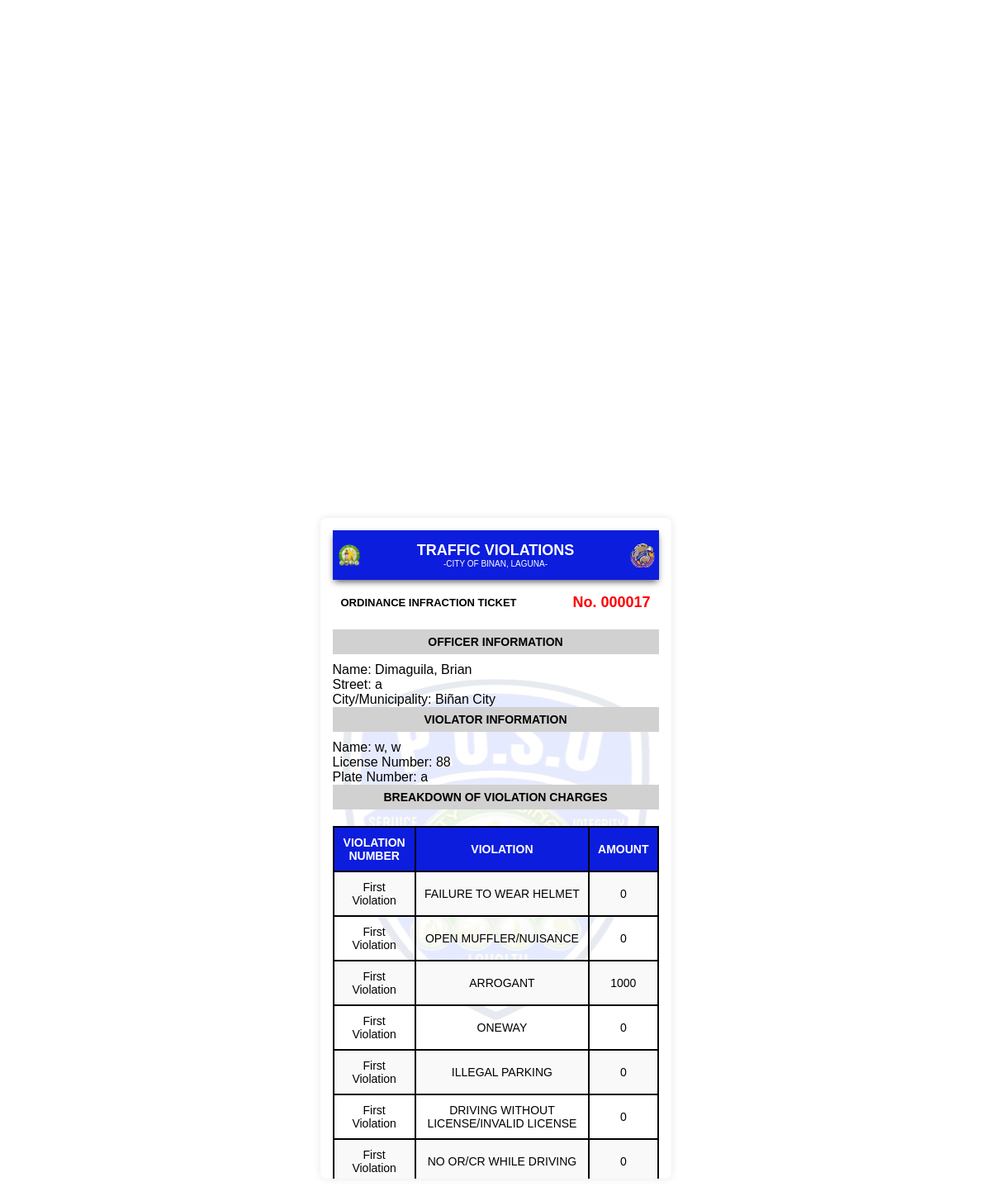
Page /poso.tix/receipt.php?ticket_number=000017 on the committed database.
### tables this page shows
CREATE TABLE `discount` (
  `ticket_number` varchar(6) NOT NULL,
  `license` varchar(50) DEFAULT NULL,
  `first_name` varchar(255) DEFAULT NULL,
  `last_name` varchar(255) DEFAULT NULL,
  `FTWH` int(10) DEFAULT 0,
  `OMN` int(10) DEFAULT 0,
  `ARG` int(10) DEFAULT 0,
  `ONEWAY` int(10) DEFAULT 0,
  `ILP` int(10) DEFAULT 0,
  `DWL` int(10) DEFAULT 0,
  `NORCR` int(10) DEFAULT 0,
  `DUV` int(10) DEFAULT 0,
  `UMV` int(10) DEFAULT 0,
  `OBS` int(10) DEFAULT 0,
  `DTS` int(10) DEFAULT 0,
  `DTO` int(10) DEFAULT 0,
  `TRB` int(10) DEFAULT 0,
  `STV` int(10) DEFAULT 0,
  `RCD` int(10) DEFAULT 0,
  `DUL` int(10) DEFAULT 0,
  `INF` int(10) DEFAULT 0,
  `OOL` int(10) DEFAULT 0,
  `TCT` int(10) DEFAULT 0,
  `OVL` int(10) DEFAULT 0,
  `LUZ` int(10) DEFAULT 0,
  `IVA` int(10) DEFAULT 0,
  `SMB` int(10) DEFAULT 0,
  `NSM` int(10) DEFAULT 0,
  `JWK` int(10) DEFAULT 0,
  `WSS` int(10) DEFAULT 0,
  `ILV` int(10) DEFAULT 0,
  `IMP` int(10) DEFAULT 0,
  `OTHERS` varchar(255) DEFAULT NULL,
  `OTHERS_P` int(10) DEFAULT NULL
);

### poso.tix/receipt.php (the view, shortened to what this page needs)
<?php
include 'connection.php';
$ticket_number = $_GET['ticket_number'];
$sql = "SELECT 'First Violation' AS violation_type, first_violation, first_total, notes FROM violation WHERE ticket_number = ?
        UNION ALL
        SELECT 'Second Violation' AS violation_type, second_violation, second_total, notes FROM 2_violation WHERE ticket_number = ?
        UNION ALL
        SELECT 'Third Violation' AS violation_type, third_violation, third_total, notes FROM 3_violation WHERE ticket_number = ?
        ORDER BY violation_type ASC";
$stmt = $conn->prepare($sql);
$stmt->bind_param("iii", $ticket_number, $ticket_number, $ticket_number);
$stmt->execute();
$result = $stmt->get_result();
$sql_officer = "SELECT CONCAT(lastname, ', ', firstname) AS officer_name FROM hh_login LIMIT 1";
$stmt_officer = $conn->prepare($sql_officer);
$stmt_officer->execute();
$officer_result = $stmt_officer->get_result();
$officer = $officer_result->fetch_assoc();
$officer_name = $officer['officer_name'];
$sql_violator = "SELECT CONCAT(last_name, ', ', first_name) AS violator_name, license, plate_number, street, city FROM report WHERE ticket_number = ?";
$stmt_violator = $conn->prepare($sql_violator);
$stmt_violator->bind_param("i", $ticket_number);
$stmt_violator->execute();
$violator_result = $stmt_violator->get_result();
$violator = $violator_result->fetch_assoc();
$violator_name = $violator['violator_name'];
$license_number = $violator['license'];
$plate_number = $violator['plate_number'];
$street = $violator['street'];
$city = $violator['city'];
?>
<!DOCTYPE html>
<html lang="en">
<head>
    <link rel="stylesheet" href="style1.css?v=1.0">
</head>
<body>
    <div class="container">
        <?php if ($result->num_rows > 0) : ?>
            <div class="ticket-container">
                <div class="header-container d-flex justify-content-between align-items-center">
                    <img src="/POSO/images/left.png" alt="Left Logo" class="logo">
                    <div class="col text-center">
                        <p class="title">Traffic Violations</p>
                        <p class="city">-City of Binan, Laguna-</p>
                    </div>
                    <img src="/POSO/images/arman.png" alt="Right Logo" class="logo">
                </div>
                <div class="ticket-info">
                    <p class="ticket-label">Ordinance Infraction Ticket</p>
                    <p class="ticket-number">No. <?php echo htmlspecialchars($ticket_number); ?></p>
                </div>
<div class="gray">
    <h3>Officer Information</h3>
</div>
<p>Name: <?php echo htmlspecialchars($officer_name); ?></p>
<p>Street: <?php echo htmlspecialchars($street); ?></p>
<p>City/Municipality: <?php echo htmlspecialchars($city); ?></p>
                <div class="gray">
                    <h3>Violator Information</h3>
                </div>
                <p>Name: <?php echo htmlspecialchars($violator_name); ?></p>
                <p>License Number: <?php echo htmlspecialchars($license_number); ?></p>
                <p>Plate Number: <?php echo htmlspecialchars($plate_number); ?></p>
                <div class="gray">
                    <h3>BREAKDOWN OF VIOLATION CHARGES</h3>
                </div>
                <table>
                    <thead>
                        <tr>
                            <th>VIOLATION NUMBER</th>
                            <th>VIOLATION</th>
                            <th>AMOUNT</th>
                        </tr>
                    </thead>
                  <tbody>
    <?php
    $violation_columns = [
        'FTWH' => 'FAILURE TO WEAR HELMET',
        'OMN' => 'OPEN MUFFLER/NUISANCE',
        'ARG' => 'ARROGANT',
        'ONEWAY' => 'ONEWAY',
        'ILP' => 'ILLEGAL PARKING',
        'DWL' => 'DRIVING WITHOUT LICENSE/INVALID LICENSE',
        'NORCR' => 'NO OR/CR WHILE DRIVING',
        'DUV' => 'DRIVING UNREGISTERED VEHICLE',
        'UMV' => 'UNREGISTERED MOTOR VEHICLE',
        'OBS' => 'OBSTRUCTION',
        'DTS' => 'DISREGARDING TRAFFIC SIGNS',
        'DTO' => 'DISREGARDING TRAFFIC OFFICER',
        'TRB' => 'TRUCK BAN',
        'STV' => 'STALLED VEHICLE',
        'RCD' => 'RECKLESS DRIVING',
        'DUL' => 'DRIVING UNDER THE INFLUENCE OF LIQUOR',
        'INF' => 'INVALID OR NO FRANCHISE/COLORUM',
        'OOL' => 'OPERATING OUT OF LINE',
        'TCT' => 'TRIP - CUTTING',
        'OVL' => 'OVERLOADING',
        'LUZ' => 'LOADING/UNLOADING IN PROHIBITED ZONE',
        'IVA' => 'INVOLVE IN ACCIDENT',
        'SMB' => 'SMOKE BELCHING',
        'NSM' => 'NO SIDE MIRROR',
        'JWK' => 'JAY WALKING',
        'WSS' => 'WEARING SLIPPERS/SHORTS/SANDO',
        'ILV' => 'ILLEGAL VENDING',
        'IMP' => 'IMPOUNDED'
    ];
    while ($violation = $result->fetch_assoc()) {
        $violation_details = htmlspecialchars($violation['first_violation'] ?? $violation['second_violation'] ?? $violation['third_violation']);
        $violation_amount = htmlspecialchars($violation['first_total'] ?? $violation['second_total'] ?? $violation['third_total']);
        $formatted_violation_details = str_replace(", ", "<br>", $violation_details);
        if ($violation_amount >= 1) {
            $sql_discount = "SELECT * FROM discount WHERE ticket_number = ? AND license = ?";
            $stmt_discount = $conn->prepare($sql_discount);
            $stmt_discount->bind_param("is", $ticket_number, $license_number);
            $stmt_discount->execute();
            $discount_result = $stmt_discount->get_result();
            $discount = $discount_result->fetch_assoc();
            if ($discount) {
                foreach ($violation_columns as $col => $violation_name) {
                    if ($discount[$col] !== null) {
                        echo "<tr>
                                <td>" . htmlspecialchars($violation['violation_type']) . "</td>
                                <td>" . htmlspecialchars($violation_name) . "</td>
                                <td>" . htmlspecialchars($discount[$col]) . "</td>
                            </tr>";
                    }
                }
            } else {
                echo "<tr>
                        <td>" . htmlspecialchars($violation['violation_type']) . "</td>
                        <td>" . $formatted_violation_details . "</td>
                        <td>" . $violation_amount . "</td>
                    </tr>";
            }
        }
    }
    ?>
</tbody>
            </table>
<br>
        </div>
    <?php else : ?>
        <p>No violation records found for this individual.</p>
    <?php endif; ?>
</div>
</body>
</html>

### poso.tix/style1.css (style rules this page uses)
* { margin: 0; padding: 0; box-sizing: border-box; }
body { font-family: Arial, sans-serif; background-color: #ffffff; padding: 10px; }
.container { display: flex; justify-content: center; align-items: center; min-height: 90vh; }
.ticket-container { width: 100%; max-width: 425px; padding: 15px; margin: 20px auto; border-radius: 8px; box-shadow: 0px 0px 10px rgba(0, 0, 0, 0.1); overflow-y: auto; height: auto; max-height: 800px; background-image: linear-gradient(rgba(255, 255, 255, 0.9), rgba(255, 255, 255, 0.9)), url('/POSO/images/poso.png'); background-position: center; background-repeat: no-repeat; }
.header-container { position: sticky; top: 0; left: 0; width: 100%; z-index: 10; display: flex; align-items: center; justify-content: space-between; background-color: #0c1ddd; height: 60px; box-shadow: 0 4px 8px -2px rgb(80, 79, 79); margin-bottom: 10px; }
.logo { padding: 5px; width: 40px; height: auto; }
.title { font-size: 18px; font-weight: bold; color: white; text-transform: uppercase; margin: 0; }
.city { font-size: 10px; color: white; text-align: center; text-transform: uppercase; }
.gray, .gray1 { color: #000; text-transform: uppercase; font-weight: bold; font-size: 12px; text-align: center; background-color: #d2d1d1; display: flex; justify-content: center; align-items: center; margin-bottom: 10px; }
.gray { height: 30px; }
.ticket-info { display: flex; justify-content: space-between; align-items: center; margin-bottom: 15px; }
.ticket-label { font-size: 13px; color: #000; font-weight: bold; text-transform: uppercase; padding: 10px; }
.ticket-number { font-size: 18px; color: red; font-weight: bold; padding: 5px 10px; }
table { width: 100%; border-collapse: collapse; margin-top: 15px; font-size: 14px; }
table th, table td { padding: 10px; text-align: center; border: 2px solid #000; }
table thead th { background-color: #0c1ddd; color: #fff; font-weight: bold; text-transform: uppercase; }
table tbody tr:nth-child(odd) { background-color: #f9f9f9; }

### poso.tix/receipt.php (style rules this page uses)
table { width: 100%; border-collapse: collapse; margin-top: 20px; }
th, td { border: 1px solid #ccc; padding: 10px; text-align: left; }
th { background-color: #f0f0f0; }

### rows in the picture
discount: FTWH "0", OMN "0", ARG "1000", ONEWAY "0", ILP "0", DWL "0", NORCR "0"

### other values in the picture
$ticket_number "000017"
$officer_name "Dimaguila, Brian"
$street "a"
$city "Biñan City"
$violator_name "w, w"
$license_number "88"
$plate_number "a"
$violation['violation_type'] "First Violation"
$violation_name "FAILURE TO WEAR HELMET"
$violation_name "OPEN MUFFLER/NUISANCE"
$violation_name "ARROGANT"
$violation_name "ONEWAY"
$violation_name "ILLEGAL PARKING"
$violation_name "DRIVING WITHOUT LICENSE/INVALID LICENSE"
$violation_name "NO OR/CR WHILE DRIVING"
